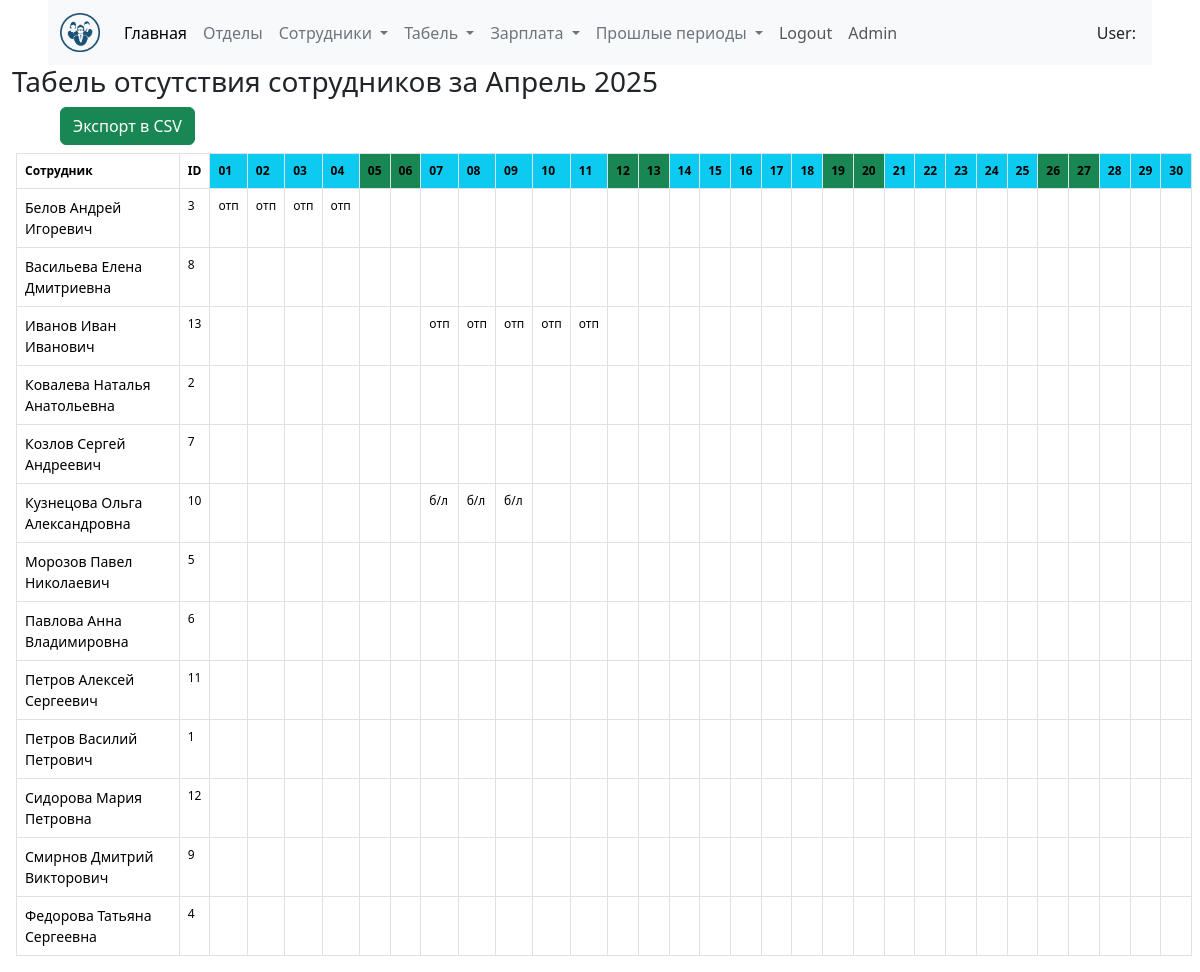
Page /cost/timesheet-absence on the committed database.
### hr_cost/models.py (models this page shows, shortened)
class TimeSheetAbsence(models.Model):
    code = models.CharField(max_length=20, verbose_name="Код сотрудника")
    employee = models.CharField(max_length=150, verbose_name="Сотрудник")
    date = models.DateField(verbose_name="Дата")
    timesheet_data =models.CharField(max_length=20, verbose_name="Инфо")
    class Meta:
        verbose_name = "табель сотрудника"
        verbose_name_plural = "Табель отсутствия сотрудников"

### hr_data/models.py (models this page shows, shortened)
class Employee(models.Model):
    code = models.CharField(max_length=20, unique=True, verbose_name="Код сотрудника")
    first_name = models.CharField(max_length=50, verbose_name="Имя")
    middle_name = models.CharField(
        max_length=50, blank=True, null=True, verbose_name="Отчество"
    )
    last_name = models.CharField(max_length=50, verbose_name="Фамилия")
    thumb = models.ImageField(blank=True, null=True)
    gender = models.CharField(
        max_length=10, choices=[("M", "Мужской"), ("F", "Женский")], verbose_name="Пол"
    )
    birthday = models.DateField(verbose_name="Дата рождения")
    place_of_birth = models.CharField(
        max_length=100, blank=True, verbose_name="Место рождения"
    )
    passport = models.CharField(
        max_length=50, blank=True, verbose_name="Паспортные данные"
    )
    address = models.CharField(max_length=255, verbose_name="Адрес проживания")
    provincial_address = models.CharField(
        max_length=255, blank=True, null=True, verbose_name="Домашний адрес"
    )
    phone = models.CharField(max_length=20, verbose_name="Телефон")
    citizenship = models.CharField(max_length=50, verbose_name="Гражданство")
    civil_status = models.CharField(
        max_length=20,
        choices=[
            ("single", "Холост/Не замужем"),
            ("married", "Женат/Замужем"),
            ("divorced", "Разведен(а)"),
        ],
        blank=True,
        null=True,
        verbose_name="Семейное положение",
    )
    department = models.ForeignKey(
        Department, on_delete=models.SET_NULL, null=True, verbose_name="Отдел"
    )
    profession = models.CharField(
        max_length=100, blank=True, null=True, verbose_name="Профессия"
    )
    position = models.CharField(max_length=100, verbose_name="Должность")
    hire_date = models.DateField(verbose_name="Дата приема на работу")
    contract_expiration = models.DateField(
        blank=True, null=True, verbose_name="Дата окончания контракта"
    )
    salary_type = models.CharField(
        max_length=10,
        choices=[
            ("M", "Месячный оклад"),
            ("H", "Часовая ставка"),
        ],
        verbose_name="Тип оплаты",
    )
    salary_rate = models.DecimalField(
        max_digits=10,
        decimal_places=2,
        blank=True,
        null=True,
        verbose_name="Оклад, руб /тарифная ставка, руб в час.",
    )
    remarks = models.TextField(blank=True, null=True, verbose_name="Примечание")
    created_date = models.DateTimeField(auto_now_add=True, verbose_name="Дата создания")
    updated_date = models.DateTimeField(auto_now=True, verbose_name="Дата обновления")
    class Meta:
        verbose_name = "Сотрудник"
        verbose_name_plural = "Сотрудники"

### hr_cost/views.py (the view)
# urls.py: path("timesheet-absence", timesheet_absence, name="timesheet_absence"),
def timesheet_absence(request):
    employees = Employee.objects.all().order_by('last_name', 'first_name', 'middle_name')
    timesheet_data = []
    _, num_days = monthrange(current_year, current_month)
    dates = []
    for day in range(1, num_days + 1):
        current_date = date(current_year, current_month, day)
        weekday = current_date.weekday()  # Понедельник = 0, Воскресенье = 6
        dates.append({
            'date': f"{day:02d}",
            'weekday': weekday  # Добавляем информацию о дне недели
        })
    for employee in employees:
        work_times = TimeSheetAbsence.objects.filter(
            code=employee.code,
            date__month=current_month,
            date__year=current_year
        ).order_by('date')
        total_hours=WorkTime.objects.filter(code=employee.code).aggregate(summa=Sum('hours_worked'))
        total_hours=total_hours['summa']
        employee_data = {
            'employee': f"{employee.last_name} {employee.first_name} {employee.middle_name}",
            'code': f"{employee.code}",
            'hours': [''] * num_days,  # Инициализируем список пустыми значениями
            'total_hours':total_hours #Сумма часов по сотруднику
        }
        for work_time in work_times:
            day = work_time.date.day - 1  # Индекс дня в списке
            employee_data['hours'][day] = str(work_time.timesheet_data)
        timesheet_data.append(employee_data)
    save_timesheet_to_csv(timesheet_data, dates, current_month, current_year)
    return render(request, 'hr_cost/timesheet_absebce.html', {
        'timesheet_data': timesheet_data,
        'dates': dates,
        'current_month': today,
        'employees': employees,
    })

### hr_cost/services.py (called while the page is built)
def save_timesheet_to_csv(timesheet_data, dates, month, year):
    folder_path = os.path.join("data_save")
    os.makedirs(folder_path, exist_ok=True)
    file_name = f"timesheet_{year}_{month:02d}.csv"
    file_path = os.path.join(folder_path, file_name)
    with open(file_path, mode="w", newline="", encoding="utf-8") as file:
        writer = csv.writer(file, delimiter="\t")
        header = ["Сотрудник"] + ["ID"] + ["Итого"] + [date["date"] for date in dates]
        writer.writerow(header)
        for data in timesheet_data:
            row = (
                [data["employee"]]
                + [data["code"]]
                + [data["total_hours"]]
                + data["hours"]
            )
            writer.writerow(row)

### hr_cost/templates/hr_cost/timesheet_absebce.html (shortened to what this page needs)
{% extends 'base.html' %}
{% block content %}
<div class="container-fluid">
<h3>Табель отсутствия сотрудников за {{ current_month | date:"F Y" }}</h3>
<a href="{% url 'export_timesheet_csv' %}" class="btn btn-success  ms-5">Экспорт в CSV</a>
<table class="table table-bordered mt-2 mx-1" style="font-size: 12px;">
    <thead>
        <tr>
            <th>Сотрудник</th>
            <th>ID</th>
            {% for date in dates %}
                <th class="{% if date.weekday >= 5 %}bg-success {% else %}bg-info{% endif %}">
                    {{ date.date }}
                </th>
            {% endfor %}
        </tr>
    </thead>
    <tbody>
        {% for data in timesheet_data %}
            <tr>
                <td style="font-size: 14px; font-weight: 500;">{{ data.employee }}</td>
                <td>{{ data.code }}</td>
                {% for hours in data.hours %}
                    <td class="{% if forloop.counter0 < dates|length and dates.forloop.counter0.weekday >= 5 %}bg-info{% endif %}">
                        {{ hours}}
                    </td>
                {% endfor %}
            </tr>
        {% endfor %}
    </tbody>
</table>
</div>
{% endblock %}

### rows in the picture
TimeSheetAbsence: hours "отп"
TimeSheetAbsence: hours "отп"
TimeSheetAbsence: hours "отп"
TimeSheetAbsence: hours "отп"
Employee: code "13"
TimeSheetAbsence: hours "отп"
TimeSheetAbsence: hours "отп"
TimeSheetAbsence: hours "отп"
TimeSheetAbsence: hours "отп"
TimeSheetAbsence: hours "отп"
Employee: code "10"
TimeSheetAbsence: hours "б/л"
TimeSheetAbsence: hours "б/л"
TimeSheetAbsence: hours "б/л"
Employee: code "11"
Employee: code "12"

### other values in the picture
{{ current_month | date:"F Y" }} "Апрель 2025"
{{ date.date }} "01" "02" "03" "04" "05" "06" "07" "08" "09" "10" "11" "12" "13" "14" "15" "16" "17" "18" "19" "20" "21" "22" "23" "24" "25" "26" "27" "28" "29" "30"
{{ data.employee }} "Белов Андрей Игоревич" "Васильева Елена Дмитриевна" "Иванов Иван Иванович" "Ковалева Наталья Анатольевна" "Козлов Сергей Андреевич" "Кузнецова Ольга Александровна" "Морозов Павел Николаевич" "Павлова Анна Владимировна" "Петров Алексей Сергеевич" "Петров Василий Петрович" "Сидорова Мария Петровна" "Смирнов Дмитрий Викторович" "Федорова Татьяна Сергеевна"
{{ data.code }} "3" "8" "2" "7" "5" "6" "1" "9" "4"
